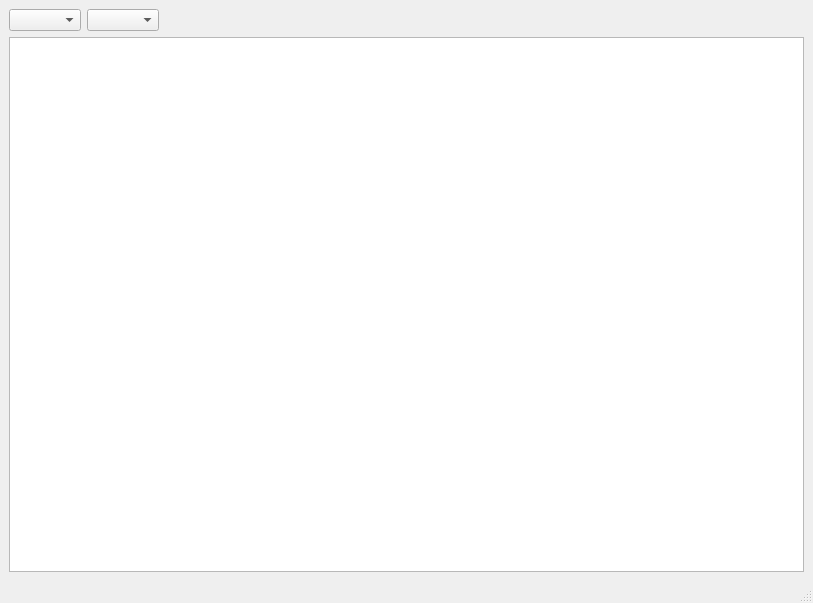
<?xml version="1.0" encoding="UTF-8"?>
<ui version="4.0">
 <class>MainWindow</class>
 <widget class="QMainWindow" name="MainWindow">
  <property name="geometry">
   <rect>
    <x>0</x>
    <y>0</y>
    <width>813</width>
    <height>603</height>
   </rect>
  </property>
  <property name="windowTitle">
   <string>MainWindow</string>
  </property>
  <widget class="QWidget" name="centralwidget">
   <property name="enabled">
    <bool>true</bool>
   </property>
   <layout class="QVBoxLayout" name="verticalLayout_2">
    <item>
     <layout class="QVBoxLayout" name="verticalLayout">
      <property name="sizeConstraint">
       <enum>QLayout::SetMinimumSize</enum>
      </property>
      <item>
       <layout class="QHBoxLayout" name="horizontalLayout">
        <property name="rightMargin">
         <number>0</number>
        </property>
        <item>
         <widget class="QComboBox" name="testBox2">
          <property name="sizePolicy">
           <sizepolicy hsizetype="Preferred" vsizetype="Fixed">
            <horstretch>0</horstretch>
            <verstretch>0</verstretch>
           </sizepolicy>
          </property>
          <property name="insertPolicy">
           <enum>QComboBox::InsertAlphabetically</enum>
          </property>
          <property name="sizeAdjustPolicy">
           <enum>QComboBox::AdjustToContents</enum>
          </property>
         </widget>
        </item>
        <item>
         <widget class="QComboBox" name="testBox">
          <property name="sizePolicy">
           <sizepolicy hsizetype="Preferred" vsizetype="Fixed">
            <horstretch>0</horstretch>
            <verstretch>0</verstretch>
           </sizepolicy>
          </property>
          <property name="insertPolicy">
           <enum>QComboBox::InsertAlphabetically</enum>
          </property>
          <property name="sizeAdjustPolicy">
           <enum>QComboBox::AdjustToContents</enum>
          </property>
         </widget>
        </item>
        <item>
         <spacer name="horizontalSpacer">
          <property name="orientation">
           <enum>Qt::Horizontal</enum>
          </property>
          <property name="sizeHint" stdset="0">
           <size>
            <width>40</width>
            <height>20</height>
           </size>
          </property>
         </spacer>
        </item>
       </layout>
      </item>
      <item>
       <widget class="QTableView" name="testTable"/>
      </item>
     </layout>
    </item>
   </layout>
  </widget>
  <widget class="QMenuBar" name="menubar">
   <property name="geometry">
    <rect>
     <x>0</x>
     <y>0</y>
     <width>813</width>
     <height>24</height>
    </rect>
   </property>
  </widget>
  <widget class="QStatusBar" name="statusbar"/>
 </widget>
 <resources/>
 <connections/>
</ui>
